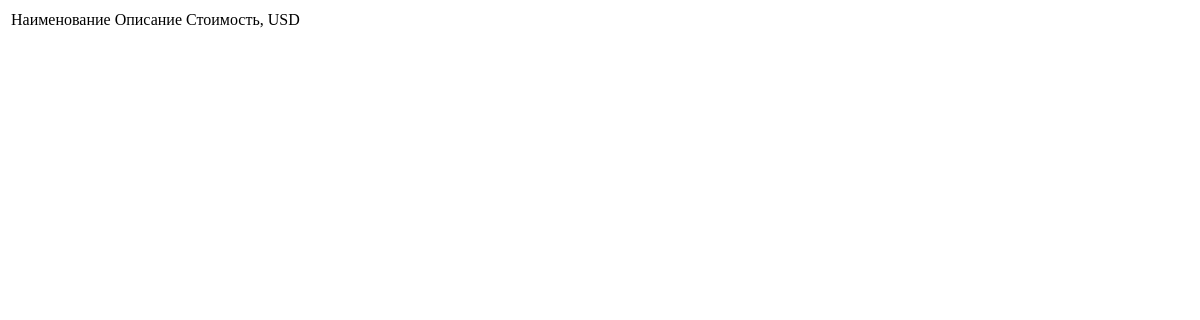
Before: / with the older database file.
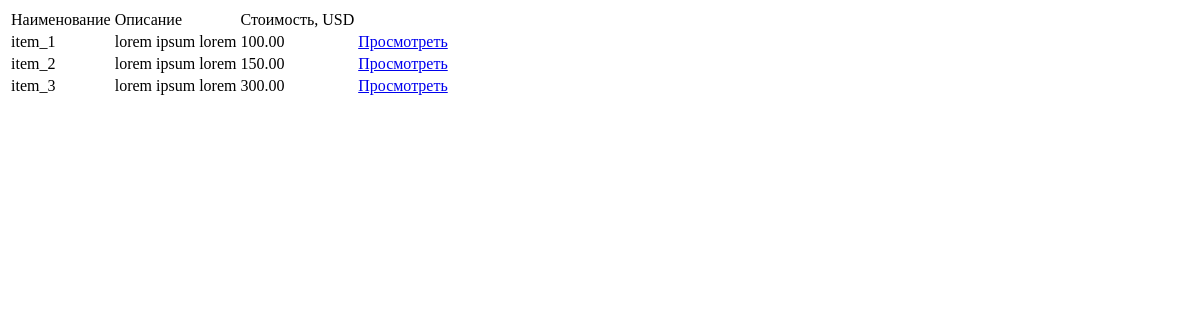
After: the same page with the newer database file.
### shop/models.py (models this page shows, shortened)
class Item(models.Model):
    name = models.CharField(max_length=200)
    description = models.TextField()
    price = models.DecimalField(max_digits=10, decimal_places=2)

### shop/views.py (the view)
# urls.py: path('', views.index, name="index"),
def index(request):
    items = Item.objects.all()
    return render(request, 'shop/index.html', context={"items": items})

### shop/templates/shop/index.html (shortened to what this page needs)
<!DOCTYPE html>
<html lang="ru">
<head>
</head>
<body>
    <div class="container">
        <table>
            <tr>
                <td>Наименование</td>
                <td>Описание</td>
                <td>Стоимость, USD</td>
            </tr>
            {% for item in items %}
                <tr>
                    <td>{{ item.name }}</td>
                    <td>{{ item.description }}</td>
                    <td>{{ item.price }}</td>
                    <td><a href="{% url 'show_item' item.id %}">Просмотреть</a></td>
                </tr>
            {% endfor %}
        </table>
    </div>
</body>
</html>

Changed rows visible on the page:
added Item: name "item_1", description "lorem ipsum lorem", price "100.00"
added Item: name "item_2", description "lorem ipsum lorem", price "150.00"
added Item: name "item_3", description "lorem ipsum lorem", price "300.00"
